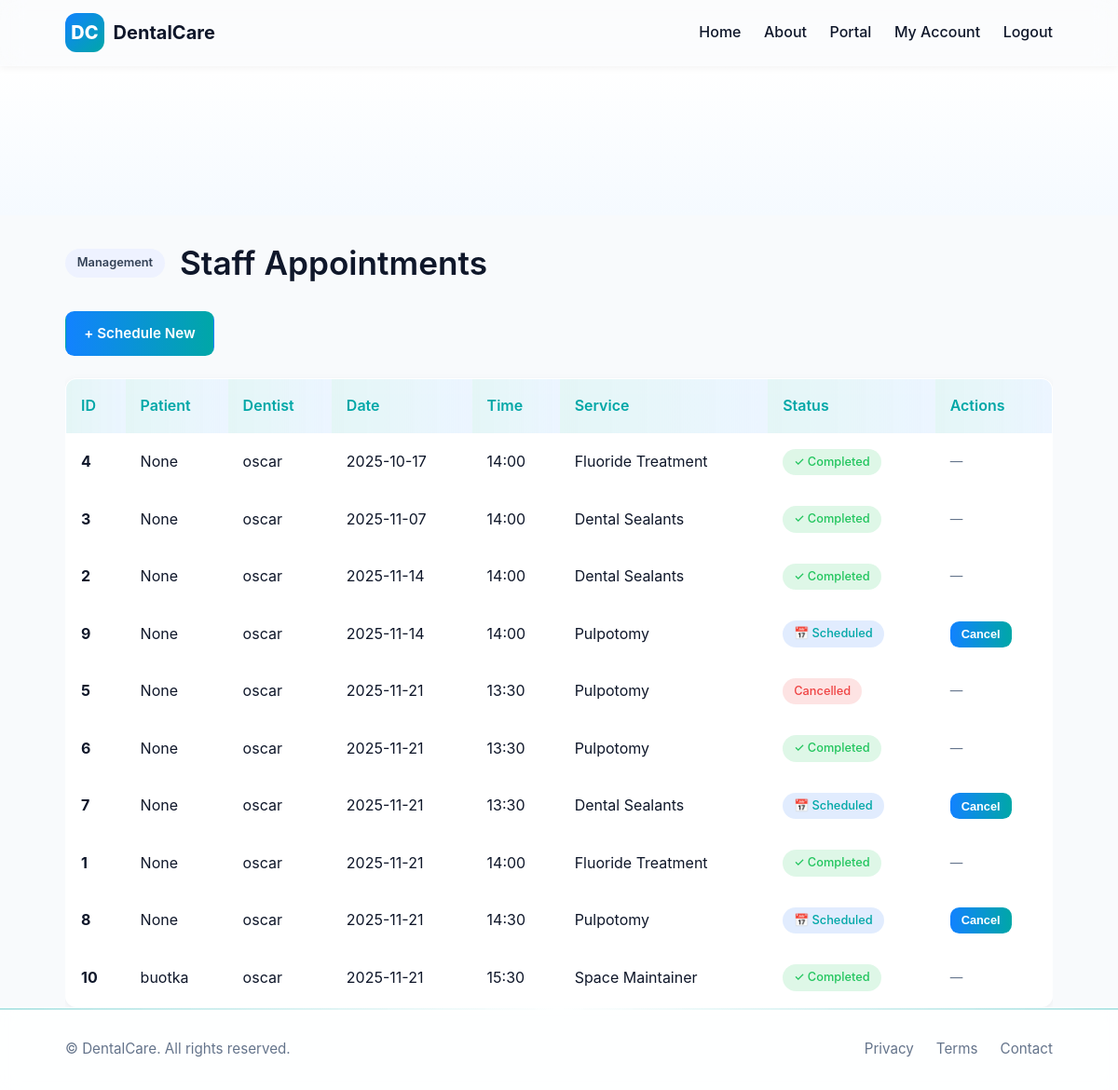
Page /staff/appointments (signed in) on the committed database.
### tables this page shows
CREATE TABLE tbl_appointments (app_id INTEGER PRIMARY KEY AUTOINCREMENT, pat_id INTEGER NOT NULL REFERENCES tbl_patients (pat_id) ON DELETE RESTRICT ON UPDATE RESTRICT, dentist_id INTEGER NOT NULL REFERENCES tbl_accounts (acc_id) ON DELETE RESTRICT ON UPDATE RESTRICT, app_date TEXT NOT NULL, app_time TEXT NOT NULL, app_service TEXT, app_service_price REAL DEFAULT 50.0, app_status TEXT NOT NULL DEFAULT 'Pending' CHECK (app_status IN ('Pending', 'Approved', 'Scheduled', 'Completed', 'Cancelled', 'Confirmed')), app_notes TEXT, payment_method TEXT, payment_status TEXT DEFAULT 'Unpaid' CHECK (payment_status IN ('Unpaid', 'Paid', 'Pending')), created_at TEXT DEFAULT CURRENT_TIMESTAMP, FOREIGN KEY (pat_id) REFERENCES tbl_patients (pat_id), FOREIGN KEY (dentist_id) REFERENCES tbl_accounts (acc_id));

CREATE TABLE tbl_accounts (
  acc_id INTEGER PRIMARY KEY AUTOINCREMENT,
  acc_name TEXT NOT NULL,
  acc_email TEXT UNIQUE NOT NULL,
  acc_pass TEXT NOT NULL,
  acc_contact TEXT,
  acc_role TEXT NOT NULL CHECK(acc_role IN ('Staff','Admin','Dentist','Super Admin','Customer')),
  acc_status TEXT NOT NULL DEFAULT 'Pending Approval' CHECK(acc_status IN ('Pending Approval','Approved','Rejected','Deactivated'))
);

CREATE TABLE tbl_patients (pat_id INTEGER PRIMARY KEY AUTOINCREMENT, pat_name TEXT NOT NULL, pat_age INTEGER NOT NULL, pat_sex TEXT CHECK (pat_sex IN ('M', 'F')), pat_contact TEXT, pat_address TEXT, customer_id INTEGER REFERENCES tbl_accounts (acc_id) ON DELETE RESTRICT ON UPDATE RESTRICT, FOREIGN KEY (customer_id) REFERENCES tbl_accounts (acc_id) ON DELETE CASCADE);

### app.py (the view)
            def inner(*args, **kwargs):
                user = current_user()
                if user is None or (roles and user['acc_role'] not in roles):
                    flash('Unauthorized', 'error')
                    return redirect(url_for('login'))
                return fn(*args, **kwargs)

### app.py (called while the page is built)
def get_db():
    if 'db' not in g:
        g.db = sqlite3.connect(DATABASE)
        g.db.row_factory = sqlite3.Row
    return g.db

### templates/appointments_list.html (shortened to what this page needs)
{% extends 'base.html' %}
{% block content %}
<section class="hero"><div class="hero-bg"></div></section>
<div class="container">
  <div class="admin-hero" style="margin-bottom: 2rem;">
    <span class="badge">Management</span>
    <h1 class="strong" style="margin: 0;">Staff Appointments</h1>
  </div>
  <p><a class="btn btn-primary" href="/staff/appointments/schedule">+ Schedule New</a></p>
  {% if apps %}
  <div style="max-height: 700px; overflow-y: auto;">
    <table class="table glass">
      <thead style="position: sticky; top: 0; z-index: 10;">
        <tr>
          <th>ID</th>
          <th>Patient</th>
          <th>Dentist</th>
          <th>Date</th>
          <th>Time</th>
          <th>Service</th>
          <th>Status</th>
          <th>Actions</th>
        </tr>
      </thead>
      <tbody>
        {% for a in apps %}
        <tr>
          <td><strong>{{ a.app_id }}</strong></td>
          <td>{{ a.pat_name }}</td>
          <td>{{ a.dentist_name }}</td>
          <td>{{ a.app_date }}</td>
          <td>{{ a.app_time }}</td>
          <td>{{ a.app_service }}</td>
          <td>
            {% if a.app_status == 'Pending' %}
              <span class="chip" style="background: rgba(250, 204, 21, 0.15); color: #ca8a04;">⏳ Pending</span>
            {% elif a.app_status == 'Approved' %}
              <span class="chip" style="background: rgba(34, 197, 94, 0.15); color: var(--success);">✓ Approved</span>
            {% elif a.app_status == 'Scheduled' %}
              <span class="chip" style="background: rgba(59, 130, 246, 0.15); color: var(--primary);">📅 Scheduled</span>
            {% elif a.app_status == 'Completed' %}
              <span class="chip" style="background: rgba(34, 197, 94, 0.15); color: var(--success);">✓ Completed</span>
            {% else %}
              <span class="chip" style="background: rgba(239, 68, 68, 0.15); color: var(--danger);">{{ a.app_status }}</span>
            {% endif %}
          </td>
          <td>
            <div style="display: flex; gap: 0.5rem; flex-wrap: wrap;">
              {% if a.app_status == 'Pending' %}
              <form method="post" action="/staff/appointments/{{ a.app_id }}/approve" style="display: inline;">
                <button class="btn btn-primary" type="submit" style="padding: 0.4rem 0.75rem; font-size: 0.8rem;">Approve</button>
              </form>
              <form method="post" action="/staff/appointments/{{ a.app_id }}/reject" style="display: inline;" onsubmit="return confirm('Reject this appointment?')">
                <button class="btn btn-danger" type="submit" style="padding: 0.4rem 0.75rem; font-size: 0.8rem;">Reject</button>
              </form>
              {% elif a.app_status == 'Scheduled' %}
              <form method="post" action="/staff/appointments/{{ a.app_id }}/cancel" style="display: inline;" onsubmit="return confirm('Cancel this appointment?')">
                <button class="btn btn-danger" type="submit" style="padding: 0.4rem 0.75rem; font-size: 0.8rem;">Cancel</button>
              </form>
              {% else %}
              <span style="color: var(--muted); font-size: 0.85rem;">—</span>
              {% endif %}
            </div>
          </td>
        </tr>
        {% endfor %}
      </tbody>
    </table>
  </div>
  {% endif %}
</div>
{% endblock %}

### static/css/styles.css (style rules this page uses)
:root { --bg: #f8fafc; --surface: rgba(255, 255, 255, 0.6); --fg: #0f172a; --muted: #64748b; --primary: #00a7a7; --secondary: #1282ff; --danger: #ef4444; --success: #22c55e; --border: rgba(255, 255, 255, 0.2); --radius: 1rem; --shadow: 0 8px 30px rgba(2, 6, 23, 0.15); }
* { box-sizing: border-box; margin: 0; padding: 0; }
html, body { font-family: "Inter", "Segoe UI", system-ui, sans-serif; background: var(--bg); color: var(--fg); font-size: 16px; line-height: 1.6; scroll-behavior: smooth; height: 100%; display: flex; flex-direction: column; }
.container { max-width: 1100px; margin: 0 auto; padding: 0 1.25rem; }
.hero { position: relative; overflow: hidden; padding: 6rem 0 4rem; background: linear-gradient(180deg, #ffffff, #f5faff); color: var(--fg); }
.hero-bg { position: absolute; inset: 0; background: radial-gradient(circle at 50% 20%, rgba(18, 130, 255, 0.15), transparent 70%); z-index: -1; }
.badge { display: inline-block; background: #eef2ff; color: #334155; border-radius: 999px; padding: 0.25rem 0.6rem; font-size: 0.75rem; font-weight: 600; }
h1 { font-size: 2.2rem; line-height: 1.1; margin: 1rem 0; font-weight: 800; }
.btn { display: inline-flex; align-items: center; justify-content: center; border-radius: 0.6rem; padding: 0.7rem 1.2rem; border: 1px solid var(--border); text-decoration: none; font-weight: 600; transition: all 0.25s ease; cursor: pointer; font-size: 0.95rem; }
.btn-primary { background: linear-gradient(90deg, var(--secondary), var(--primary)); color: #fff; border-color: transparent; }
.btn-danger { background: var(--danger); color: #fff; border-color: var(--danger); }
.glass { background: rgba(255, 255, 255, 0.85) !important; backdrop-filter: blur(10px); }
form button[type="submit"], .btn-login { background: linear-gradient(90deg, var(--secondary), var(--primary)); border: none; color: white; font-weight: 600; padding: 0.85rem; border-radius: 0.6rem; cursor: pointer; transition: transform 0.2s ease, box-shadow 0.2s ease; width: 100%; font-size: 1rem; }
.table { width: 100%; border-collapse: collapse; margin-top: 1.5rem; border: 1px solid var(--border); border-radius: 0.75rem; overflow: hidden; box-shadow: 0 2px 8px rgba(0, 0, 0, 0.05); }
.table th, .table td { padding: 1rem; border-top: 1px solid var(--border); text-align: left; }
.table th { background: linear-gradient(90deg, rgba(0, 167, 167, 0.1), rgba(18, 130, 255, 0.08)); color: var(--primary); font-weight: 600; }
.table td { background: rgba(255, 255, 255, 0.5); }
.admin-hero { display: flex; flex-wrap: wrap; gap: 1rem; align-items: center; margin: 2rem 0 2.5rem; }
.admin-hero .badge { display: inline-block; background: #eef2ff; color: #334155; border-radius: 999px; padding: 0.35rem 0.8rem; font-size: 0.8rem; }
.strong { font-weight: 600; }
.chip { background: rgba(0, 167, 167, 0.1); color: var(--primary); padding: 0.25rem 0.75rem; border-radius: 999px; font-size: 0.8rem; font-weight: 500; display: inline-block; }

### rows in the picture
tbl_appointments: app_id "4", pat_name "None", dentist_name "oscar", app_date "2025-10-17", app_time "14:00", app_service "Fluoride Treatment", app_status "✓ Completed"
tbl_appointments: app_id "3", pat_name "None", dentist_name "oscar", app_date "2025-11-07", app_time "14:00", app_service "Dental Sealants", app_status "✓ Completed"
tbl_appointments: app_id "2", pat_name "None", dentist_name "oscar", app_date "2025-11-14", app_time "14:00", app_service "Dental Sealants", app_status "✓ Completed"
tbl_appointments: app_id "9", pat_name "None", dentist_name "oscar", app_date "2025-11-14", app_time "14:00", app_service "Pulpotomy", app_status "📅 Scheduled"
tbl_appointments: app_id "5", pat_name "None", dentist_name "oscar", app_date "2025-11-21", app_time "13:30", app_service "Pulpotomy", app_status "Cancelled"
tbl_appointments: app_id "6", pat_name "None", dentist_name "oscar", app_date "2025-11-21", app_time "13:30", app_service "Pulpotomy", app_status "✓ Completed"
tbl_appointments: app_id "7", pat_name "None", dentist_name "oscar", app_date "2025-11-21", app_time "13:30", app_service "Dental Sealants", app_status "📅 Scheduled"
tbl_appointments: app_id "1", pat_name "None", dentist_name "oscar", app_date "2025-11-21", app_time "14:00", app_service "Fluoride Treatment", app_status "✓ Completed"
tbl_appointments: app_id "8", pat_name "None", dentist_name "oscar", app_date "2025-11-21", app_time "14:30", app_service "Pulpotomy", app_status "📅 Scheduled"
tbl_appointments: app_id "10", pat_name "buotka", dentist_name "oscar", app_date "2025-11-21", app_time "15:30", app_service "Space Maintainer", app_status "✓ Completed"
